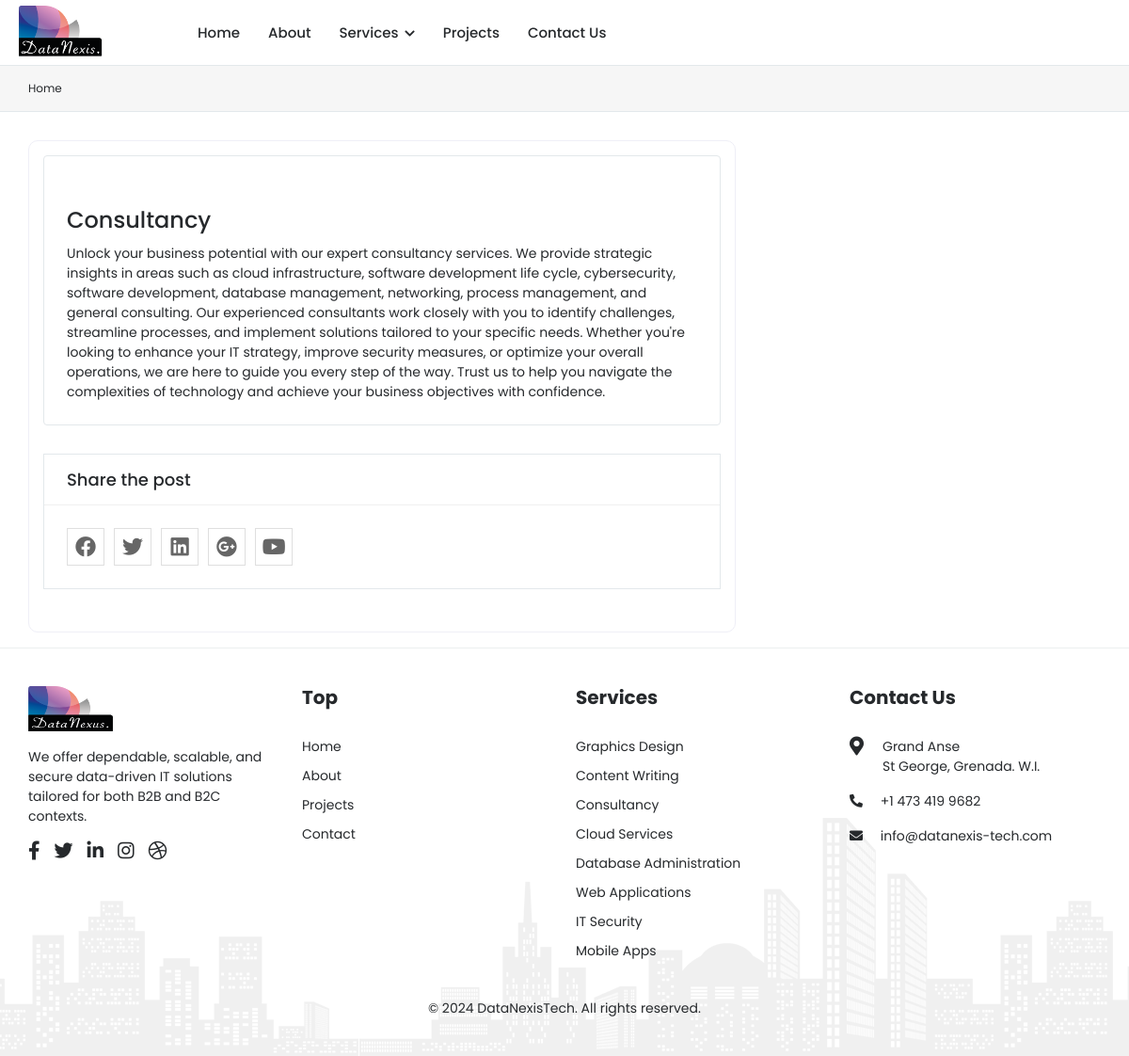
The page /single_service/consultancy/ on the database its author committed.
### pages/models.py (models this page shows, shortened)
class Service(models.Model):
    service = models.ForeignKey(ServiceTitle, on_delete=models.CASCADE, blank=True, null=True)
    icon = models.ImageField(upload_to='icon/', blank=True, null=True)
    icon2 = models.ImageField(upload_to='icon2/', blank=True, null=True)
    description = models.TextField(blank=True, null=True)
    created_at = models.DateTimeField(auto_now_add=True)
    modified_at = models.DateTimeField(auto_now=True)
    def __str__(self):
        return self.service.title

class ServiceTitle(models.Model):
    title =  models.CharField(max_length=200)
    slug = models.SlugField()
    image = models.ImageField(upload_to='services/', blank=True, null=True)

### pages/views.py (the view)
# urls.py: path('single_service/<str:slug>/', single_service, name='single_service'),
def single_service(request, slug):
    service = Service.objects.get(service__slug=slug)
    allServe = Service.objects.exclude(id=service.id)
    print('service ======', service.service.title)
    context = {
        'service': service,
        'allServe': allServe,
    }
    return render(request, 'pages/single_service.html', context)

### pages/context_processors.py (called while the page is built)
def allServices(request):
    allServices = Service.objects.all()
    return dict(allServices=allServices)

def team(request):
    team = Team.objects.all().order_by('-name')
    return dict(team=team)

### templates/pages/single_service.html (shortened to what this page needs)
{% extends 'base.html' %}
{% load static %}
{% block content %}
<div class="breadcrumb-bar">
    <div class="container-fluid">
        <div class="row align-items-center">
            <div class="col-md-12 col-12">
                <nav aria-label="breadcrumb" class="page-breadcrumb">
                    <ol class="breadcrumb">
                        <li class="breadcrumb-item"><a href="/">Home</a></li>
                    </ol>
                </nav>
            </div>
        </div>
    </div>
</div>
<div class="content">
    <div class="container-fluid">
        <div class="row">
            <div class="col-lg-8 col-md-12 mb-3">
                <div class="blog-view">
                    <div class="blog blog-single-post">
                        <h3 class="blog-title">{{service}}</h3>
                        <div class="blog-content">
                            {{service.description}}
                        </div>
                    </div>
                    <div class="card blog-share clearfix">
                        <div class="card-header">
                            <h4 class="card-title">Share the post</h4>
                        </div>
                        <div class="card-body">
                            <ul class="social-share">
                                <li><a href="#" title="Facebook"><i class="fab fa-facebook"></i></a></li>
                                <li><a href="#" title="Twitter"><i class="fab fa-twitter"></i></a></li>
                                <li><a href="#" title="Linkedin"><i class="fab fa-linkedin"></i></a></li>
                                <li><a href="#" title="Google Plus"><i class="fab fa-google-plus"></i></a></li>
                                <li><a href="#" title="Youtube"><i class="fab fa-youtube"></i></a></li>
                            </ul>
                        </div>
                    </div>
            </div>
    </div>
    </div>
</div>
{% endblock content %}

### templates/includes/footer.html (shortened to what this page needs)
{% load static %}
<footer class="footer">
    <div class="footer-top aos" >
        <div class="container-fluid">
            <div class="row">
                <div class="col-lg-3 col-md-6">
                    <div class="footer-widget footer-about">
                        <div class="footer-logo">
                            <img class="widthh90" src="{% static 'assets/img/DataNexus-logo.png' %}" alt="logo">
                        </div>
                        <div class="footer-about-content">
                            <p>
                                We offer dependable, scalable, and secure data-driven IT solutions tailored for both B2B and B2C contexts.
                            </p>
                            <div class="social-icon">
                                <ul>
                                    <li>
                                        <a href="#" target="_blank"><i class="fab fa-facebook-f"></i> </a>
                                    </li>
                                    <li>
                                        <a href="#" target="_blank"><i class="fab fa-twitter"></i> </a>
                                    </li>
                                    <li>
                                        <a href="#" target="_blank"><i class="fab fa-linkedin-in"></i></a>
                                    </li>
                                    <li>
                                        <a href="#" target="_blank"><i class="fab fa-instagram"></i></a>
                                    </li>
                                    <li>
                                        <a href="#" target="_blank"><i class="fab fa-dribbble"></i> </a>
                                    </li>
                                </ul>
                            </div>
                        </div>
                    </div>
                </div>
                <div class="col-lg-3 col-md-6">
                    <div class="footer-widget footer-menu">
                        <h2 class="footer-title">Top</h2>
                        <ul>
                            <li><a href="{% url 'home' %}">Home</a></li>
                            <li><a href="{% url 'about' %}">About</a></li>
                            <li><a href="{% url 'projects' %}">Projects</a></li>
                            <li><a href="{% url 'contact' %}">Contact</a></li>
                        </ul>
                    </div>
                </div>
                <div class="col-lg-3 col-md-6">
                    <div class="footer-widget footer-menu">
                        <h2 class="footer-title">Services</h2>
                        <ul>
                            {% for i in allServices %}
                            <li><a href="{% url 'single_service' i.service.slug %}">{{i.service.title}}</a></li>
                            {%endfor%}
                        </ul>
                    </div>
                </div>
                <div class="col-lg-3 col-md-6">
                    <div class="footer-widget footer-contact">
                        <h2 class="footer-title">Contact Us</h2>
                        <div class="footer-contact-info">
                            <div class="footer-address">
                                <span><i class="fas fa-map-marker-alt"></i></span>
                                <p>Grand Anse<br>St George, Grenada. W.I. </p>
                            </div>
                            <p>
                                <i class="fas fa-phone-alt"></i>
                                +1 473 419 9682
                            </p>
                            <p class="mb-0">
                                <i class="fas fa-envelope"></i>
                                info@datanexis-tech.com
                            </p>
                        </div>
                    </div>
                </div>
            </div>
        </div>
    </div>
    <div class="footer-bottom">
        <div class="container-fluid">
            <div class="copyright">
                <div class="row">
                    <div class="col-12 text-center">
                        <div class="copyright-text">
                            <p class="mb-0">&copy; 2024 DataNexisTech. All rights reserved.</p>
                        </div>
                    </div>
                </div>
            </div>
        </div>
    </div>
</footer>
</div>
</div>
    </body>
</html>

### datanexistech/static/assets/css/custom.css (style rules this page uses)
.widthh90 { width: 90px; }

### rows shown on the page
Service: service.title "Consultancy", description "Unlock your business potential with our expert consultancy services. We provide strategic insights in areas such as cloud infrastructure, software development life cycle, cybersecurity, software development, database management, networking, process management, and general consulting. Our experienced consultants work closely with you to identify challenges, streamline processes, and implement solutions tailored to your specific needs. Whether you're looking to enhance your IT strategy, improve security measures, or optimize your overall operations, we are here to guide you every step of the way. Trust us to help you navigate the complexities of technology and achieve your business objectives…", service "Consultancy"
Service: service "Graphics Design"
Service: service "Content Writing"
Service: service "Cloud Services"
Service: service "Database Administration"
Service: service "Web Applications"
Service: service "IT Security"
Service: service "Mobile Apps"
